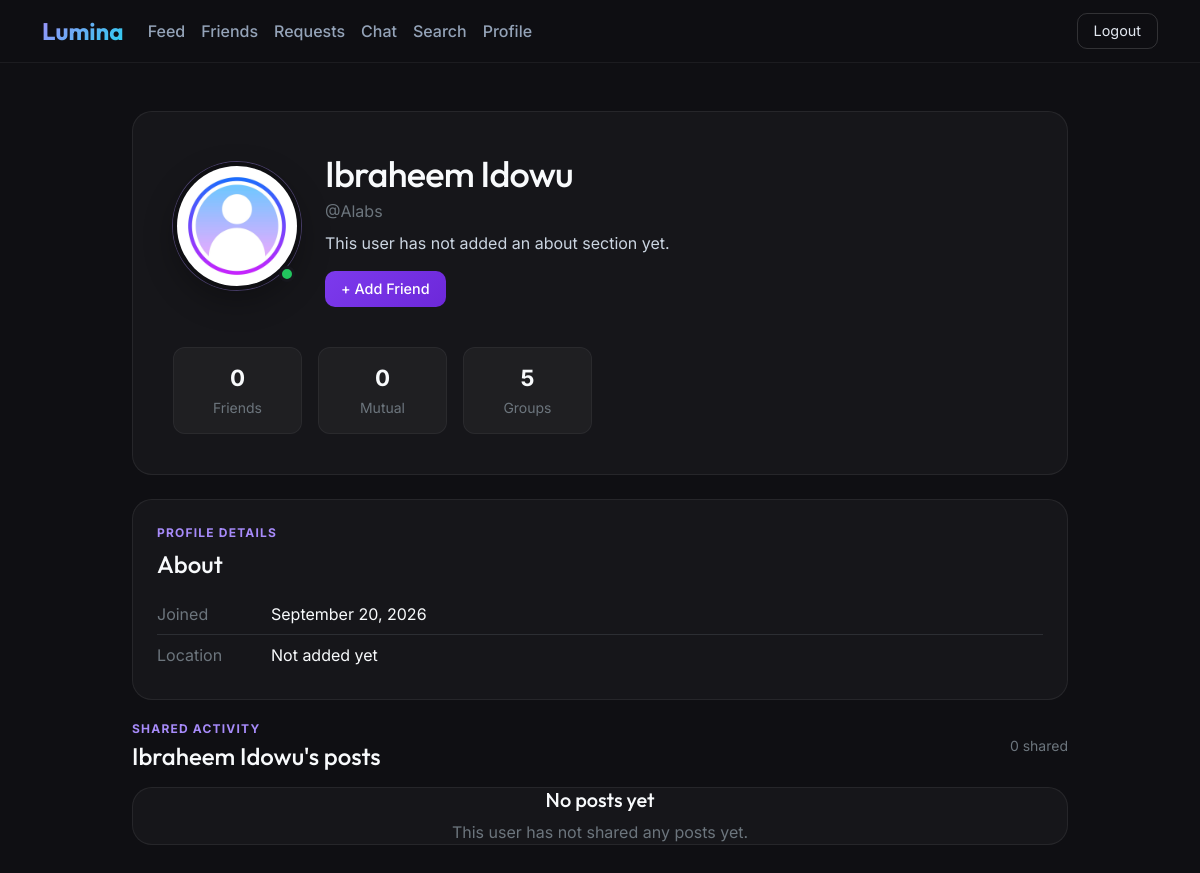
The app's page /view-profile/Alabs/ (signed in) with its own data.
### accounts/models.py (models this page shows)
class Profile(models.Model):
    user = models.OneToOneField(User,on_delete=models.CASCADE,related_name='profile')
    location = models.CharField(max_length=100, blank=True, null=True)
    about = models.CharField(max_length=255, blank=True, null=True)
    joined_at = models.DateTimeField(auto_now_add=True)
    profile_photo = models.ImageField(upload_to='photos/%Y/%m/%d', validators=[FileExtensionValidator(allowed_extensions=['jpg', 'jpeg', 'png', 'webp'])], null=True, blank=True)
    friends = models.ManyToManyField(to=User, blank=True, related_name='friends')
    def count_friends(self):
        return self.friends.count()

### accounts/views.py (the view)
# urls.py: path('view-profile/<str:username>/', views.view_others_profile, name='view_others_profile'),
@login_required
def view_others_profile(request, username):
    user = User.objects.get(username=username)
    profile = user.profile
    posts = Post.objects.filter(author=user).order_by('-created_at')
    return render(request, 'accounts/other_user_profile.html', {'user':user, 'profile':profile, 'posts':posts})

### accounts/templatetags/tags.py (called while the page is built)
@register.simple_tag
def mutual_friends(user1, user2):
    profile1 = set(user1.profile.friends.values_list('id', flat=True))
    profile2 = set(user2.profile.friends.values_list('id', flat=True))
    return len(profile1.intersection(profile2))

### friends/templatetags/friends_tags.py (called while the page is built)
@register.simple_tag
def check_friendship(user1, user2):
    if FriendRequest.objects.filter(sender=user1, receiver=user2):
        return 'Request Sent'
    return '+ Add Friend'

@register.filter
def check_already_friend(user1, user2):
    if user1 in user2.profile.friends.all() and user2 in user1.profile.friends.all():
        return True
    return False

### accounts/templates/accounts/other_user_profile.html (shortened to what this page needs)
{% load static tags friends_tags %}
<!DOCTYPE html>
<html lang="en">
<head>
  <link href="{% static 'css/bootstrap.min.css' %}" rel="stylesheet">
</head>
<body hx-headers='{"X-CSRFToken":"{{ csrf_token }}"}'>
  <nav class="navbar navbar-expand-lg sticky-top">
    <div class="container">
      <a class="navbar-brand" href="{% url 'accounts:home' %}">Lumina</a>
      <div class="collapse navbar-collapse" id="nav">
        <ul class="navbar-nav me-auto mb-2 mb-lg-0">
          <li class="nav-item"><a class="nav-link" href="{% url 'accounts:home' %}">Feed</a></li>
          <li class="nav-item"><a class="nav-link" href="{% url 'friends:friends_list' %}">Friends</a></li>
          <li class="nav-item"><a class="nav-link" href="{% url 'friends:friend_requests' %}">Requests</a></li>
          <li class="nav-item"><a class="nav-link" href="{% url 'chats:chat_list'%}">Chat</a></li>
          <li class="nav-item"><a class="nav-link active" href="{% url 'accounts:search' %}">Search</a></li>
          <li class="nav-item"><a class="nav-link" href="{% url 'accounts:profile_view' %}">Profile</a></li>
        </ul>
        <a href="{% url 'accounts:logout' %}" class="btn btn-logout">Logout</a>
      </div>
    </div>
  </nav>
  <main class="container profile-shell py-4 py-md-5">
    <div class="profile-header">
      <div class="row align-items-center">
        <div class="col-md-auto mb-4 mb-md-0 text-center">
          <div class="avatar-wrap">
            <img src="{% if profile.profile_photo %}{{ profile.profile_photo.url }}{% else %}{% static 'user-default.jpg' %}{% endif %}" class="avatar-lg mx-auto d-block" alt="{{ user.get_full_name|default:user.username }} profile photo">
            <span class="profile-status" title="Online" aria-label="Online"></span>
          </div>
        </div>
        <div class="col-md">
          <h1 class="profile-name mb-1">{{ user.get_full_name|default:user.username }}</h1>
          <p class="text-secondary mb-2">@{{ user.username }}</p>
          <p class="profile-about mb-3">{{ profile.about|default:'This user has not added an about section yet.' }}</p>
          {% if request.user|check_already_friend:user %}
            <div class="profile-actions d-flex gap-2 flex-wrap">
              <a href="{% url 'chats:chat_user' user.username %}" class="btn btn-sm btn-primary-lumina">Message</a>
              <button class="btn btn-sm btn-outline-secondary" style="border-radius:10px;">Friends ✓</button>
              <button class="btn btn-sm btn-outline-danger" style="border-radius:10px;">Unfriend</button>
            </div>
          {% else %}
            <button class="btn btn-add" hx-target="this" hx-post="{% url 'friends:send_friendrequest' user.username %}" hx-swap="innerHTML" hx-trigger="click">
              {% check_friendship request.user user%}
            </button>
          {% endif %}
        </div>
      </div>
      <div class="row g-3 mt-4">
        <div class="col-4 col-md-2">
          <div class="stat-box">
            <div class="stat-number">{{ profile.count_friends }}</div>
            <small class="text-secondary">Friends</small>
          </div>
        </div>
        <div class="col-4 col-md-2">
          <div class="stat-box">
            <div class="stat-number">{% mutual_friends user request.user %}</div>
            <small class="text-secondary">Mutual</small>
          </div>
        </div>
        <div class="col-4 col-md-2">
          <div class="stat-box">
            <div class="stat-number">5</div>
            <small class="text-secondary">Groups</small>
          </div>
        </div>
      </div>
    </div>
    <section class="info-panel mt-4 p-4" aria-labelledby="about-title">
      <span class="posts-heading d-block mb-2">Profile details</span>
      <h2 id="about-title" class="h4 mb-3">About</h2>
      <div class="border-bottom border-secondary border-opacity-25 py-2 d-flex flex-column flex-sm-row gap-1 gap-sm-4">
        <span class="text-secondary" style="min-width: 90px;">Joined</span>
        <span>{{ profile.joined_at|date:"F j, Y" }}</span>
      </div>
      <div class="py-2 d-flex flex-column flex-sm-row gap-1 gap-sm-4">
        <span class="text-secondary" style="min-width: 90px;">Location</span>
        <span>{{ profile.location|default:'Not added yet' }}</span>
      </div>
    </section>
    <section class="posts-panel profile-posts" aria-labelledby="posts-title">
      <div class="d-flex align-items-center justify-content-between mb-3">
        <div>
          <span class="posts-heading d-block mb-1">Shared activity</span>
          <h2 id="posts-title" class="h4 mb-0">{{ user.get_full_name|default:user.username }}'s posts</h2>
        </div>
        <span class="small text-secondary">{{ posts|length }} shared</span>
      </div>
      {% for post in posts %}
        {% include 'accounts/post.html' %}
      {% empty %}
        <div class="info-panel text-center">
          <h3 class="h5 mb-2">No posts yet</h3>
          <p class="text-secondary mb-0">This user has not shared any posts yet.</p>
        </div>
      {% endfor %}
    </section>
  </main>
</body>
</html>

### accounts/templates/accounts/other_user_profile.html (style rules this page uses)
body { font-family: 'Inter', sans-serif; background: #0f0f13; color: #f8fafc; min-height: 100vh; }
h1,h2,h3,h4,.navbar-brand { font-family: 'Outfit', sans-serif; }
.navbar { background: rgba(15,15,19,0.9); backdrop-filter: blur(12px); border-bottom: 1px solid rgba(255,255,255,0.06); }
.navbar-brand { font-size: 1.5rem; font-weight: 700; background: linear-gradient(135deg,#a78bfa,#22d3ee); -webkit-background-clip: text; -webkit-text-fill-color: transparent; }
.nav-link { color: #94a3b8 !important; font-weight: 500; }
.btn-logout { background: transparent; border: 1px solid rgba(255,255,255,0.15); color: #e2e8f0; border-radius: 10px; padding: 6px 16px; font-size: 0.9rem; }
.profile-shell { max-width: 960px; }
.profile-header, .info-panel { background: rgba(255,255,255,0.03); border: 1px solid rgba(255,255,255,0.07); border-radius: 20px; }
.profile-header { padding: clamp(1.25rem, 5vw, 2.5rem); }
.avatar-wrap { position: relative; display: inline-block; }
.avatar-lg { width: clamp(96px, 22vw, 128px); height: clamp(96px, 22vw, 128px); border-radius: 50%; object-fit: cover; background: linear-gradient(135deg,#7c3aed,#22d3ee); border: 4px solid #0f0f13; box-shadow: 0 0 0 1px rgba(167,139,250,0.35), 0 12px 30px rgba(0,0,0,0.28); }
.profile-status { position: absolute; right: 6px; bottom: 8px; width: 16px; height: 16px; border: 3px solid #17171d; border-radius: 50%; background: #22c55e; }
.profile-name { font-size: clamp(1.6rem, 5vw, 2.25rem); letter-spacing: -0.02em; }
.profile-about { color: #cbd5e1; max-width: 620px; overflow-wrap: anywhere; }
.stat-box { background: rgba(255,255,255,0.04); border: 1px solid rgba(255,255,255,0.05); border-radius: 12px; padding: 0.85rem 0.5rem; text-align: center; height: 100%; }
.stat-number { font-size: 1.4rem; font-weight: 700; }
.btn-add { background: linear-gradient(135deg, #7c3aed, #6d28d9); border: none; color: white; font-weight: 500; border-radius: 10px; padding: 7px 16px; font-size: 0.9rem; }
.posts-panel { margin-top: 1.25rem; }
.posts-heading { color: #a78bfa; font-size: 0.75rem; font-weight: 700; letter-spacing: 0.1em; text-transform: uppercase; }

### records on screen
Profile: about "This user has not added an about section yet.", count_friends "0", joined_at "September 20, 2026", location "Not added yet"

### other values on screen
{{ user.get_full_name|default:user.username }} "Ibraheem Idowu"
{{ user.username }} "Alabs"
{{ posts|length }} "0"
